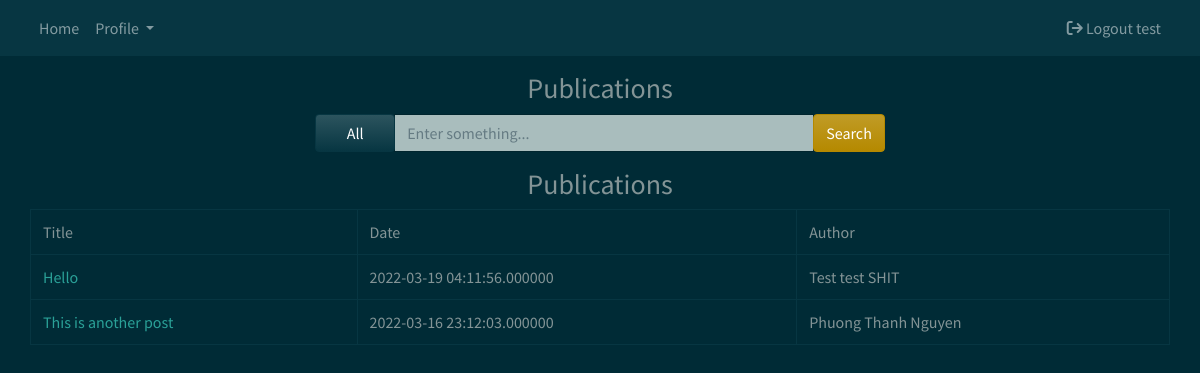
Screenshot of / (signed in) with the database file from the repository.
### tables this page shows
CREATE TABLE `publication` (
  `publication_id` int(20) NOT NULL,
  `profile_id` int(20) NOT NULL,
  `publication_title` varchar(50) NOT NULL,
  `publication_text` varchar(3000) NOT NULL,
  `timestamp` timestamp(6) NOT NULL DEFAULT current_timestamp(6) ON UPDATE current_timestamp(6),
  `publication_status` varchar(10) NOT NULL
);

CREATE TABLE `profile` (
  `profile_id` int(20) NOT NULL,
  `author_id` int(20) NOT NULL,
  `first_name` varchar(30) NOT NULL,
  `middle_name` varchar(30) NOT NULL,
  `last_name` varchar(30) NOT NULL
);

### app/controllers/Home.php (called while the page is built, shortened)
<?php
class Home extends Controller
{
    public function __construct()
    {
        $this->publicationModel = $this->model('publicationModel');
    }
    public function index()
    {
        $publications = $this->publicationModel->getAllPublications();
        $data = [
            "publications" => $publications
        ];
        $this->view('Home/index', $data);
    }
}

### app/core/App.php (called while the page is built, shortened)
<?php
class App
{
    protected $currentMethod = 'index';
    public function __construct()
    {
        $url = $this->parseURL();
        $this->currentController = new $this->currentController;
        $this->params = $url ? array_values($url) : [];
        call_user_func_array([$this->currentController, $this->currentMethod], $this->params);
    }
}

### public/index.php (called while the page is built, shortened)
<?php
    $init = new App;
?>

### app/core/Model.php (called while the page is built, shortened)
<?php
class Model
{
    private $host = DB_HOST;
    private $user = DB_USER;
    private $pass = DB_PASS;
    private $dbname = DB_NAME;
    private $dbh;
    private $stmt;
    public function __construct()
    {
        $dsn = 'mysql:host=' . $this->host . ';dbname=' . $this->dbname;
        $options = array(
            PDO::ATTR_PERSISTENT => true,
            PDO::ATTR_ERRMODE => PDO::ERRMODE_EXCEPTION
        );
        try {
            $this->dbh = new PDO($dsn, $this->user, $this->pass, $options);
        } catch (PDOException $e) {
            $this->error = $e->getMessage();
            echo $this->error;
        }
    }
    public function query($sql)
    {
        $this->stmt = $this->dbh->prepare($sql);
    }
    public function execute()
    {
        return $this->stmt->execute();
    }
    public function getResultSet(){
        $this->execute();
        return $this->stmt->fetchAll(PDO::FETCH_OBJ);
    }
}

### app/models/publicationModel.php (called while the page is built, shortened)
<?php
class publicationModel
{
    public function __construct()
    {
        $this->db = new Model;
    }
    public function getAllPublications()
    {
        $this->db->query(
            "SELECT profile.first_name, profile.middle_name, profile.last_name, publication.publication_id, publication.publication_title, publication.publication_text, publication.timestamp
            FROM profile INNER JOIN publication
            ON publication.profile_id = profile.profile_id
            WHERE publication_status = 'public'
            ORDER BY timestamp DESC");
        return $this->db->getResultSet();
    }
}

### app/views/Home/index.php (the view, shortened to what this page needs)
<?php require APPROOT . '/views/includes/header.php'; ?>
<div class="col-md-9 col-md-push-1 container">
    <h3 class="text-center mt-3">Publications</h3>
    <form action="/Blog/Home/search" method="post" id="searchForm" class="input-group container d-flex justify-content-center">
        <div class="input-group-btn search-panel">
            <select name="search_param" id="search_param" class="btn btn-dark dropdown-toggle form-select form-select-sm" aria-label=".form-select-sm example" data-toggle="dropdown">
                <option value="all"><a href="/Blog/Home/searchByAuthor/">All</a></option>
            </select>
        </div>
        <input type="text" class="form-control col-6" name="keywords" placeholder="Enter something...">
        <span class="input-group-btn">
	    <button type="submit" name="submit" class="btn btn-primary">Search</button>
	</span>
    </form>
</div>
<table class="table table-bordered container">
    <h3 class="text-center mt-3">Publications</h3>
    <tr>
        <td>Title</td>
        <td>Date</td>
        <td>Author</td>
    </tr>
    <?php
    if (!empty($data["publications"])) {
        foreach ($data["publications"] as $publication) {
            echo "<td>
                <a href='/Blog/Home/details/$publication->publication_id'>$publication->publication_title</a>
                </td>";
                echo "<td>$publication->timestamp</td>";
                echo "<td>$publication->first_name $publication->middle_name $publication->last_name</td>";
        }
    }
    ?>
</table>
<?php require APPROOT . '/views/includes/footer.php'; ?>

### rows the page displays
publication: publication_title "Hello", timestamp "2022-03-19 04:11:56.000000", profile.first_name "Test", profile.middle_name "test", profile.last_name "SHIT"
publication: publication_title "This is another post", timestamp "2022-03-16 23:12:03.000000", profile.first_name "Phuong Thanh", profile.last_name "Nguyen"

### other values shown
$_SESSION['user_username'] "test"
